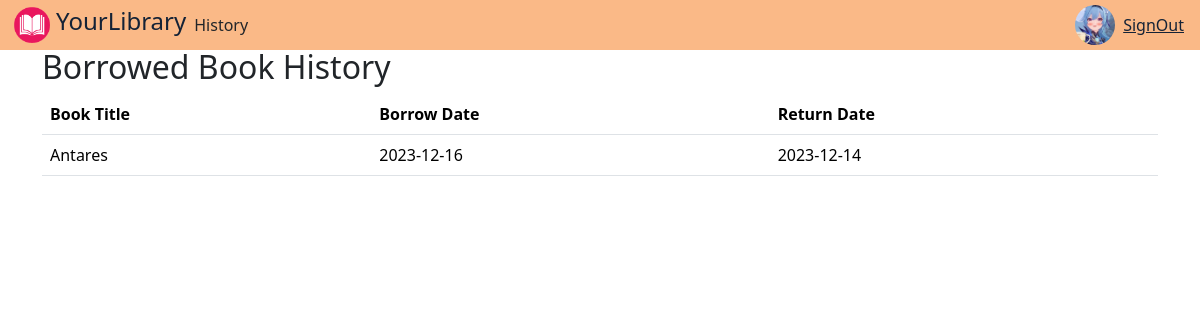
The page /history_borrow.php (signed in) on the database its author committed.
### tables this page shows
CREATE TABLE `user_borrowed_books` (
  `id` int(11) NOT NULL,
  `user_id` int(11) DEFAULT NULL,
  `username` varchar(255) NOT NULL,
  `book_id` int(11) DEFAULT NULL,
  `book_title` varchar(255) NOT NULL,
  `borrow_date` date DEFAULT NULL,
  `return_date` date NOT NULL
);

### history_borrow.php (the view, shortened to what this page needs)
<?php
require "db_connect.php";
$username = $_SESSION['username'];
$sql = "SELECT * FROM user_borrowed_books WHERE username = ?";
$stmt = $mysqli->prepare($sql);
$stmt->bind_param("s", $username);
$stmt->execute();
$result = $stmt->get_result();
if ($result->num_rows > 0) {
    $borrowedBooks = $result->fetch_all(MYSQLI_ASSOC);
} else {
    $borrowedBooks = [];
}
?>
<!DOCTYPE html>
<html lang="en">
<head>
    <link href="https://cdn.jsdelivr.net/npm/bootstrap@5.3.2/dist/css/bootstrap.min.css" rel="stylesheet">
</head>
<body>
    <?php require "header.php"; ?>
    <div class="container mt-5">
        <h2 class="mt-5">Borrowed Book History</h2>
        <?php if (!empty($borrowedBooks)): ?>
            <table class="table">
                <thead>
                    <tr>
                        <th>Book Title</th>
                        <th>Borrow Date</th>
                        <th>Return Date</th>
                    </tr>
                </thead>
                <tbody>
                    <?php foreach ($borrowedBooks as $book): ?>
                        <tr>
                            <td><?php echo $book['book_title']; ?></td>
                            <td><?php echo $book['borrow_date']; ?></td>
                            <td><?php echo $book['return_date']; ?></td>
                        </tr>
                    <?php endforeach; ?>
                </tbody>
            </table>
        <?php else: ?>
            <p>No borrowed books to display.</p>
        <?php endif; ?>
    </div>
</body>
</html>

### rows shown on the page
user_borrowed_books: book_title "Antares", borrow_date "2023-12-16", return_date "2023-12-14"
